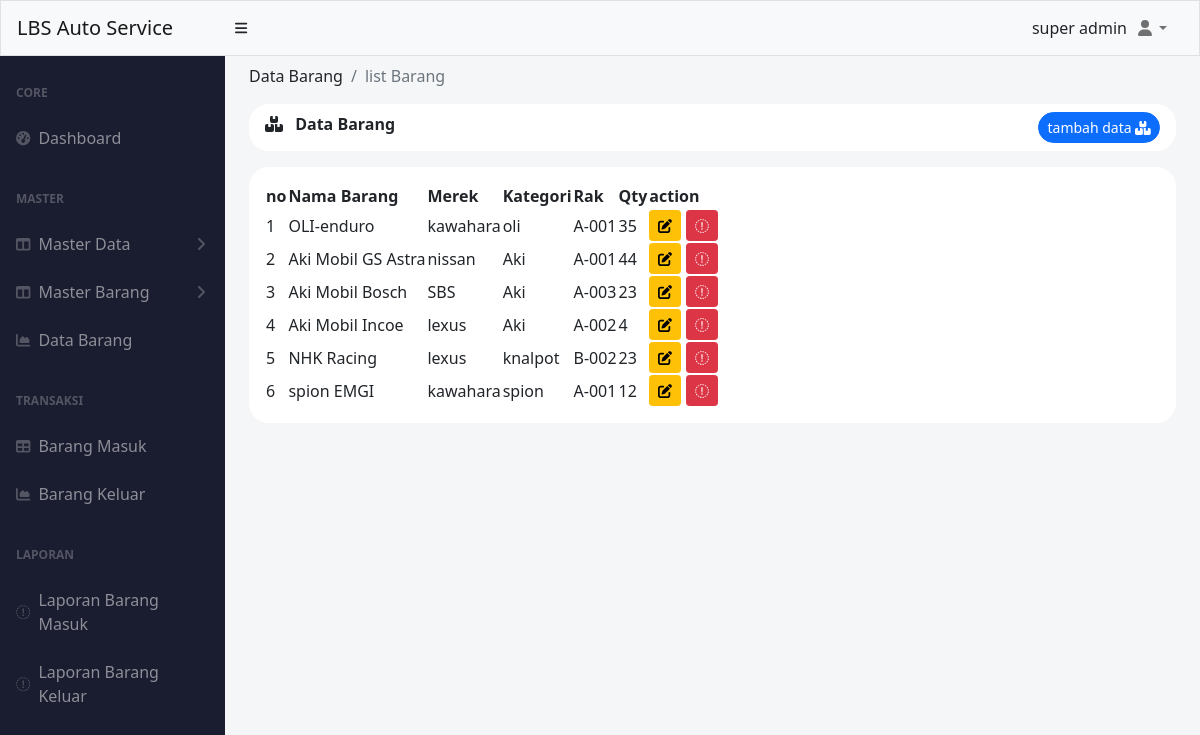
The app's page /index.php?menu=data-barang (signed in) with its own data.
### tables this page shows
CREATE TABLE `barang` (
  `id` int(11) NOT NULL,
  `nama` varchar(50) NOT NULL,
  `merek_id` int(11) NOT NULL,
  `kategori_id` int(11) NOT NULL,
  `rak_id` int(11) NOT NULL,
  `qty` int(11) NOT NULL
);

CREATE TABLE `merek` (
  `id` int(11) NOT NULL,
  `nama` varchar(50) NOT NULL
);

CREATE TABLE `kategori` (
  `id` int(11) NOT NULL,
  `nama` varchar(50) NOT NULL
);

CREATE TABLE `rak` (
  `id` int(11) NOT NULL,
  `nama` varchar(50) NOT NULL
);

### pages/barang/index.php (the view, shortened to what this page needs)
<?php
include './koneksi.php';
$query = mysqli_query($conn, "SELECT
barang.id as id,
barang.nama as nama,
merek.nama as merek,
kategori.nama as kategori,
rak.nama as rak,
qty
FROM barang
INNER JOIN rak
ON barang.rak_id = rak.id
INNER JOIN kategori
ON barang.kategori_id = kategori.id
INNER JOIN merek
ON barang.merek_id = merek.id");
?>
<div class="container-fluid px-4 ">
    <ol class="breadcrumb pt-2">
        <li class="breadcrumb-item ">Data Barang</li>
        <li class="breadcrumb-item active">list Barang</li>
    </ol>
    <div class="mb-4">
        <div class="card-header clearfix mb-3" style="border-radius: 20px ;background-color: white; border:0px;">
            <i class="fa-solid fa-boxes-stacked"></i>
            <span class="ms-2 fw-bolder"> Data Barang</span>
            <a href="index.php?data-barang=add" class="btn btn-sm btn-primary float-end rounded-pill">
                tambah data <i class="fa-solid fa-boxes-stacked"></i>
            </a>
        </div>
        <div class="p-3  bg-white " style="border-radius: 20px; ">
            <table id="datatablesSimple" style="border-color: white;">
                <thead class="">
                    <tr>
                        <th>no</th>
                        <th>Nama Barang</th>
                        <th>Merek</th>
                        <th>Kategori</th>
                        <th>Rak</th>
                        <th>Qty</th>
                        <th>action</th>
                    </tr>
                </thead>
                <tbody>
                    <?php
                    $i = 1;
                    while ($data = mysqli_fetch_assoc($query)) :
                    ?>
                        <tr>
                            <td><?= $i++ ?></td>
                            <td><?= $data['nama'] ?></td>
                            <td><?= $data['merek'] ?></td>
                            <td><?= $data['kategori'] ?></td>
                            <td><?= $data['rak'] ?></td>
                            <td><?= $data['qty'] ?></td>
                            <td class="text-center">
                                <a href="index.php?data-barang=update&id=<?= $data['id']; ?>" class="btn btn-sm btn-warning">
                                    <i class="fa-solid fa-pen-to-square"></i>
                                </a>
                                <a href="index.php?data-barang=delete&id=<?= $data['id']; ?>" onclick="confirmDelete(event)" class="btn btn-sm btn-danger" id="delete-alert">
                                    <i class="fa-sharp fa-solid fa-trash"></i>
                                </a>
                            </td>
                        </tr>
                    <?php
                    endwhile;
                    ?>
                </tbody>
            </table>
        </div>
    </div>
</div>

### index.php (shortened to what this page needs)
<?php
$varSession = $_SESSION;
?>
<!DOCTYPE html>
<html lang="en">
<head>
    <link href="https://cdn.jsdelivr.net/npm/select2@4.1.0-rc.0/dist/css/select2.min.css" rel="stylesheet" />
    <link href="https://cdn.jsdelivr.net/npm/simple-datatables@latest/dist/style.css" rel="stylesheet" />
    <link href="css/styles.css" rel="stylesheet" />
</head>
<body class="sb-nav-fixed">
    <?php include("./templastes/topbar.php") ?>
    <div id="layoutSidenav">
        <div id="layoutSidenav_nav">
            <?php include("./templastes/sidebar.php") ?>
        </div>
        <div id="layoutSidenav_content" style="background-color:#f5f6f8;">
            <main>
                <?php
                if (isset($_GET['menu'])) {
                    $sidebar = $_GET['menu'];
                    switch ($sidebar) {
                        case 'data-barang':
                            include "pages/barang/index.php";
                            break;
                    }
                }
                ?>
            </main>
        </div>
    </div>
</body>
</html>

### templastes/topbar.php (shortened to what this page needs)
<nav class="sb-topnav navbar navbar-expand navbar-light bg-light border">
    <a class="navbar-brand ps-3" href="index.php?menu=dashboard">LBS Auto Service</a>
    <button class="btn btn-link btn-sm order-1 order-lg-0 me-4 me-lg-0" id="sidebarToggle" href="#!"><i class="fas fa-bars"></i></button>
    <?= $varSession['username'] ?>
    <ul class="navbar-nav ms-auto ms-md-0 me-3 me-lg-4">
        <li class="nav-item dropdown">
            <a class="nav-link dropdown-toggle" id="navbarDropdown" href="#" role="button" data-bs-toggle="dropdown" aria-expanded="false"><i class="fas fa-user fa-fw"></i></a>
        </li>
    </ul>
</nav>

### templastes/sidebar.php (shortened to what this page needs)
<nav class="sb-sidenav accordion sb-sidenav-dark" style="background-color: #1a1c2f" id="sidenavAccordion">
    <div class="sb-sidenav-menu">
        <div class="nav">
            <div class="sb-sidenav-menu-heading">Core</div>
            <a class="nav-link" href="index.php?menu=dashboard">
                <div class="sb-nav-link-icon"><i class="fas fa-tachometer-alt"></i></div>
                Dashboard
            </a>
            <?php if ($varSession['hak_akses'] == 'admin' || $varSession['hak_akses'] == 'super admin') : ?>
                <div class="sb-sidenav-menu-heading">Master</div>
                <a class="nav-link collapsed" href="#" data-bs-toggle="collapse" data-bs-target="#master-data" aria-expanded="false" aria-controls="master-data">
                    <div class="sb-nav-link-icon"><i class="fas fa-columns"></i></div>
                    Master Data
                    <div class="sb-sidenav-collapse-arrow"><i class="fas fa-angle-down"></i></div>
                </a>
                <a class="nav-link collapsed" href="#" data-bs-toggle="collapse" data-bs-target="#collapseLayouts" aria-expanded="false" aria-controls="collapseLayouts">
                    <div class="sb-nav-link-icon"><i class="fas fa-columns"></i></div>
                    Master Barang
                    <div class="sb-sidenav-collapse-arrow"><i class="fas fa-angle-down"></i></div>
                </a>
                <a class="nav-link" href="index.php?menu=data-barang">
                    <div class="sb-nav-link-icon"><i class="fas fa-chart-area"></i></div>
                    Data Barang
                </a>
            <?php endif; ?>
            <?php if ($varSession['hak_akses'] == 'operator' || $varSession['hak_akses'] == 'super admin') : ?>
                <div class="sb-sidenav-menu-heading">Transaksi</div>
                <a class="nav-link" href="index.php?menu=barang-masuk">
                    <div class="sb-nav-link-icon"><i class="fas fa-table"></i></div>
                    Barang Masuk
                </a>
                <a class="nav-link" href="index.php?menu=barang-keluar">
                    <div class="sb-nav-link-icon"><i class="fas fa-chart-area"></i></div>
                    Barang Keluar
                </a>
            <?php endif; ?>
            <div class="sb-sidenav-menu-heading">Laporan</div>
            <a class="nav-link" href="index.php?laporan=barang-masuk">
                <div class="sb-nav-link-icon">
                    <i class="fa-sharp fa-solid fa-bars-progress"></i>
                </div>
                Laporan Barang Masuk
            </a>
            <a class="nav-link" href="index.php?laporan=barang-keluar">
                <div class="sb-nav-link-icon">
                    <i class="fa-sharp fa-solid fa-bars-progress"></i>
                </div>
                Laporan Barang Keluar
            </a>
        </div>
    </div>
</nav>

### records on screen
barang: nama "OLI-enduro", merek.nama "kawahara", kategori.nama "oli", rak.nama "A-001", qty "35"
barang: nama "Aki Mobil GS Astra", merek.nama "nissan", kategori.nama "Aki", rak.nama "A-001", qty "44"
barang: nama "Aki Mobil Bosch", merek.nama "SBS", kategori.nama "Aki", rak.nama "A-003", qty "23"
barang: nama "Aki Mobil Incoe", merek.nama "lexus", kategori.nama "Aki", rak.nama "A-002", qty "4"
barang: nama "NHK Racing", merek.nama "lexus", kategori.nama "knalpot", rak.nama "B-002", qty "23"
barang: nama "spion EMGI", merek.nama "kawahara", kategori.nama "spion", rak.nama "A-001", qty "12"

### other values on screen
$varSession['username'] "super admin"
